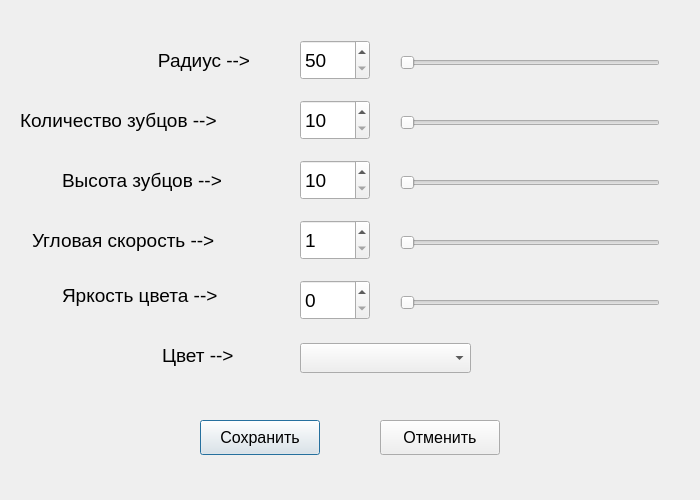
<?xml version="1.0" encoding="UTF-8"?>
<ui version="4.0">
 <class>Settings</class>
 <widget class="QDialog" name="Settings">
  <property name="geometry">
   <rect>
    <x>0</x>
    <y>0</y>
    <width>700</width>
    <height>500</height>
   </rect>
  </property>
  <property name="windowTitle">
   <string>Dialog</string>
  </property>
  <widget class="QPushButton" name="button_save">
   <property name="geometry">
    <rect>
     <x>200</x>
     <y>420</y>
     <width>120</width>
     <height>35</height>
    </rect>
   </property>
   <property name="font">
    <font>
     <pointsize>12</pointsize>
    </font>
   </property>
   <property name="text">
    <string>Сохранить</string>
   </property>
  </widget>
  <widget class="QPushButton" name="button_cancel">
   <property name="geometry">
    <rect>
     <x>380</x>
     <y>420</y>
     <width>120</width>
     <height>35</height>
    </rect>
   </property>
   <property name="font">
    <font>
     <pointsize>12</pointsize>
    </font>
   </property>
   <property name="text">
    <string>Отменить</string>
   </property>
  </widget>
  <widget class="QLabel" name="lbl_1">
   <property name="geometry">
    <rect>
     <x>144</x>
     <y>40</y>
     <width>120</width>
     <height>40</height>
    </rect>
   </property>
   <property name="font">
    <font>
     <pointsize>14</pointsize>
    </font>
   </property>
   <property name="text">
    <string>Радиус --&gt;</string>
   </property>
   <property name="alignment">
    <set>Qt::AlignCenter</set>
   </property>
  </widget>
  <widget class="QSpinBox" name="sb_1">
   <property name="geometry">
    <rect>
     <x>300</x>
     <y>40</y>
     <width>70</width>
     <height>40</height>
    </rect>
   </property>
   <property name="font">
    <font>
     <pointsize>14</pointsize>
    </font>
   </property>
   <property name="minimum">
    <number>50</number>
   </property>
   <property name="maximum">
    <number>300</number>
   </property>
  </widget>
  <widget class="QSlider" name="sl_1">
   <property name="geometry">
    <rect>
     <x>400</x>
     <y>50</y>
     <width>260</width>
     <height>25</height>
    </rect>
   </property>
   <property name="minimum">
    <number>50</number>
   </property>
   <property name="maximum">
    <number>300</number>
   </property>
   <property name="orientation">
    <enum>Qt::Horizontal</enum>
   </property>
  </widget>
  <widget class="QLabel" name="lbl_2">
   <property name="geometry">
    <rect>
     <x>20</x>
     <y>100</y>
     <width>240</width>
     <height>40</height>
    </rect>
   </property>
   <property name="font">
    <font>
     <pointsize>14</pointsize>
    </font>
   </property>
   <property name="text">
    <string>Количество зубцов --&gt;</string>
   </property>
  </widget>
  <widget class="QSpinBox" name="sb_2">
   <property name="geometry">
    <rect>
     <x>300</x>
     <y>100</y>
     <width>70</width>
     <height>40</height>
    </rect>
   </property>
   <property name="font">
    <font>
     <pointsize>14</pointsize>
    </font>
   </property>
   <property name="minimum">
    <number>10</number>
   </property>
   <property name="maximum">
    <number>100</number>
   </property>
  </widget>
  <widget class="QSlider" name="sl_2">
   <property name="geometry">
    <rect>
     <x>400</x>
     <y>110</y>
     <width>260</width>
     <height>25</height>
    </rect>
   </property>
   <property name="minimum">
    <number>10</number>
   </property>
   <property name="maximum">
    <number>100</number>
   </property>
   <property name="orientation">
    <enum>Qt::Horizontal</enum>
   </property>
  </widget>
  <widget class="QLabel" name="lbl_3">
   <property name="geometry">
    <rect>
     <x>62</x>
     <y>160</y>
     <width>195</width>
     <height>41</height>
    </rect>
   </property>
   <property name="font">
    <font>
     <pointsize>14</pointsize>
    </font>
   </property>
   <property name="text">
    <string>Высота зубцов --&gt;</string>
   </property>
  </widget>
  <widget class="QSpinBox" name="sb_3">
   <property name="geometry">
    <rect>
     <x>300</x>
     <y>160</y>
     <width>70</width>
     <height>40</height>
    </rect>
   </property>
   <property name="font">
    <font>
     <pointsize>14</pointsize>
    </font>
   </property>
   <property name="minimum">
    <number>10</number>
   </property>
   <property name="maximum">
    <number>100</number>
   </property>
  </widget>
  <widget class="QSlider" name="sl_3">
   <property name="geometry">
    <rect>
     <x>400</x>
     <y>170</y>
     <width>260</width>
     <height>25</height>
    </rect>
   </property>
   <property name="minimum">
    <number>10</number>
   </property>
   <property name="maximum">
    <number>100</number>
   </property>
   <property name="orientation">
    <enum>Qt::Horizontal</enum>
   </property>
  </widget>
  <widget class="QLabel" name="lbl_4">
   <property name="geometry">
    <rect>
     <x>32</x>
     <y>220</y>
     <width>231</width>
     <height>41</height>
    </rect>
   </property>
   <property name="font">
    <font>
     <pointsize>14</pointsize>
    </font>
   </property>
   <property name="text">
    <string>Угловая скорость --&gt;</string>
   </property>
  </widget>
  <widget class="QSpinBox" name="sb_4">
   <property name="geometry">
    <rect>
     <x>300</x>
     <y>220</y>
     <width>70</width>
     <height>40</height>
    </rect>
   </property>
   <property name="font">
    <font>
     <pointsize>14</pointsize>
    </font>
   </property>
   <property name="minimum">
    <number>1</number>
   </property>
   <property name="maximum">
    <number>50</number>
   </property>
  </widget>
  <widget class="QSlider" name="sl_4">
   <property name="geometry">
    <rect>
     <x>400</x>
     <y>230</y>
     <width>260</width>
     <height>25</height>
    </rect>
   </property>
   <property name="minimum">
    <number>1</number>
   </property>
   <property name="maximum">
    <number>50</number>
   </property>
   <property name="orientation">
    <enum>Qt::Horizontal</enum>
   </property>
  </widget>
  <widget class="QLabel" name="lbl_5">
   <property name="geometry">
    <rect>
     <x>162</x>
     <y>330</y>
     <width>91</width>
     <height>51</height>
    </rect>
   </property>
   <property name="font">
    <font>
     <pointsize>14</pointsize>
    </font>
   </property>
   <property name="text">
    <string>Цвет --&gt;</string>
   </property>
  </widget>
  <widget class="QComboBox" name="comboBox">
   <property name="geometry">
    <rect>
     <x>300</x>
     <y>343</y>
     <width>171</width>
     <height>30</height>
    </rect>
   </property>
   <property name="font">
    <font>
     <pointsize>14</pointsize>
    </font>
   </property>
  </widget>
  <widget class="QLabel" name="lbl_6">
   <property name="geometry">
    <rect>
     <x>62</x>
     <y>280</y>
     <width>201</width>
     <height>31</height>
    </rect>
   </property>
   <property name="font">
    <font>
     <pointsize>14</pointsize>
    </font>
   </property>
   <property name="text">
    <string>Яркость цвета --&gt;</string>
   </property>
  </widget>
  <widget class="QSpinBox" name="sb_5">
   <property name="geometry">
    <rect>
     <x>300</x>
     <y>280</y>
     <width>70</width>
     <height>40</height>
    </rect>
   </property>
   <property name="font">
    <font>
     <pointsize>14</pointsize>
    </font>
   </property>
   <property name="minimum">
    <number>0</number>
   </property>
   <property name="maximum">
    <number>255</number>
   </property>
  </widget>
  <widget class="QSlider" name="sl_5">
   <property name="geometry">
    <rect>
     <x>400</x>
     <y>290</y>
     <width>260</width>
     <height>25</height>
    </rect>
   </property>
   <property name="minimum">
    <number>0</number>
   </property>
   <property name="maximum">
    <number>255</number>
   </property>
   <property name="orientation">
    <enum>Qt::Horizontal</enum>
   </property>
  </widget>
 </widget>
 <resources/>
 <connections/>
</ui>
